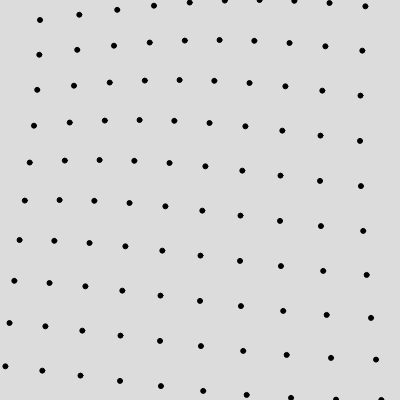
Frame 1 (no input)
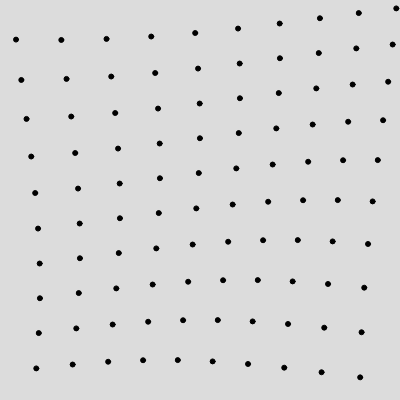
Frame 60 (no input)
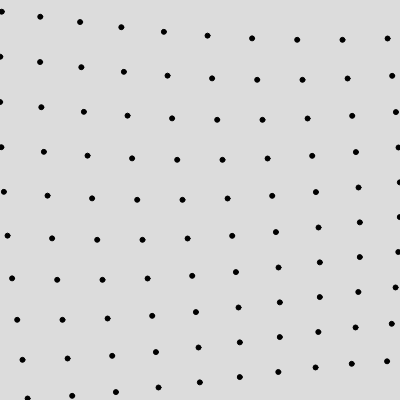
Frame 120 (the mouse pressed at the canvas centre since frame 60)

The p5.js sketch that drew these frames (run headless with seeded random() and noise() and a simulated clock; from frame 60 on, the mouse is pressed at the canvas centre):

// p5.js sketch
// ── sketch.js
// WOW, IT'S MY FIRST p5.js PROJECT! YIPPIE!

let c;
let grid = [];
let cols = 10;
let rows = 10;
let loc = 50;

function setup() {
  createCanvas(400, 400);
  let rowSize = height/rows;
  let colSize = width/cols;
  
  for (let i = 0; i<cols; i++) {
    grid[i] = [];
    for (let j = 0; j<rows; j++) {
      grid[i][j] = new Cell(colSize/2+i*colSize, rowSize/2+j*rowSize, rowSize/2, i*loc+j*loc);
    }
  }
}

function draw() {
  print(frameRate());
  background(220);
  for (let i = 0; i<cols; i++) {
    for (let j = 0; j<rows; j++) {
      grid[i][j].update();
      grid[i][j].display();
    }
  }
}
// ── cell.js
class Cell {
  constructor(x0, y0, r, angle) {
    this.r = r;
    this.angle = angle;
    this.x0 = x0;
    this.y0 = y0;
  }
  
  update() { // updates location of the circle
    this.x = this.r * cos(this.angle);
    this.y = this.r * sin(this.angle);
    this.angle += 0.03;
  }
  
  display() { // displays circle on screen
    //ellipse(this.x0, this.y0, this.r*2, this.r*2);
    //line(this.x0, this.y0, this.x0 + this.x, this.y0 + this.y);
    fill(0);
    ellipse(this.x0 + this.x, this.y0 + this.y, 5, 5);
  }
}
